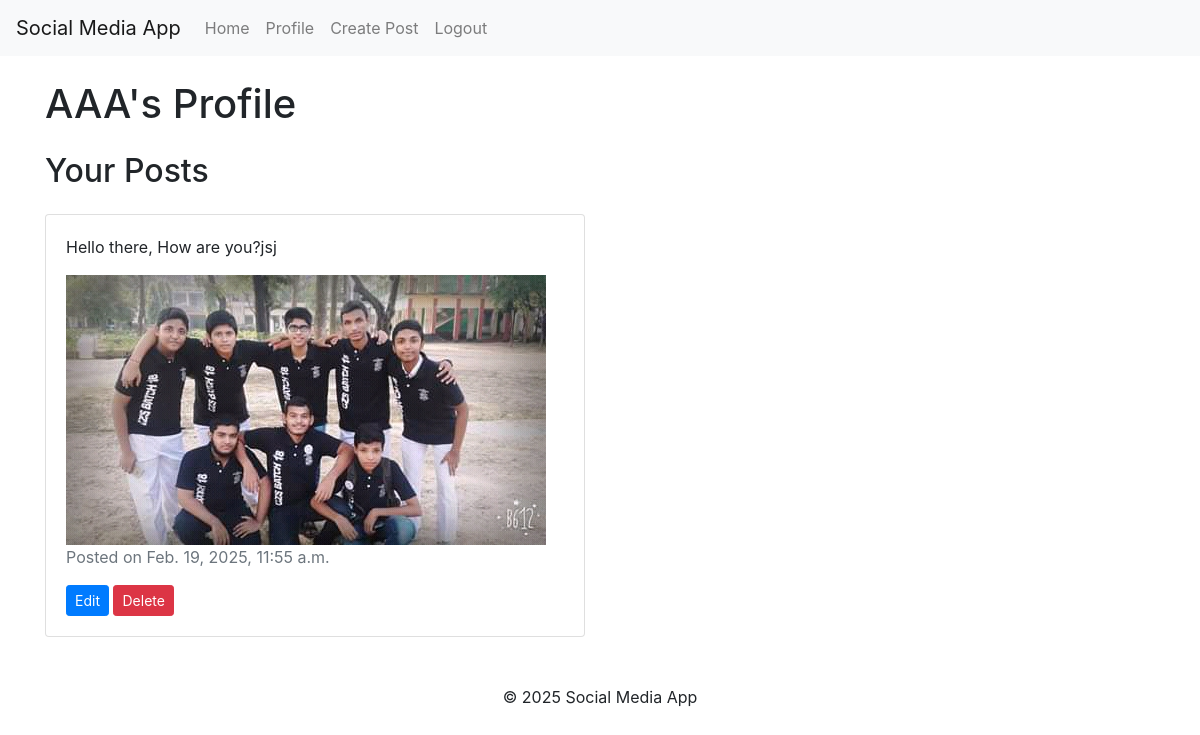
Page /profile/ (signed in) on the committed database.
### posts/models.py (models this page shows, shortened)
class Post(models.Model):
    author = models.ForeignKey(User, on_delete=models.CASCADE)
    content = models.TextField()
    image = models.ImageField(upload_to='posts/', blank=True, null=True)
    created_at = models.DateTimeField(auto_now_add=True)

### posts/views.py (the view)
# urls.py: path('profile/', views.user_profile, name='user_profile'),
@login_required
def user_profile(request):
    posts = Post.objects.filter(author=request.user).order_by('-created_at')
    return render(request, 'posts/user_profile.html', {'posts': posts})

### posts/templates/posts/user_profile.html
{% extends 'base.html' %}
{% block content %}
    <h1 class="my-4">{{ user.username }}'s Profile</h1>
    <h2 class="mb-4">Your Posts</h2>
    <div class="row">
        {% for post in posts %}
            <div class="col-md-6 mb-4">
                <div class="card">
                    <div class="card-body">
                        <p>{{ post.content }}</p>
                        {% if post.image %}
                            <img src="{{ post.image.url }}" class="img-fluid" alt="Post image">
                        {% endif %}
                        <p class="text-muted">Posted on {{ post.created_at }}</p>
                        <a href="{% url 'update_post' post.id %}" class="btn btn-primary btn-sm">Edit</a>
                        <a href="{% url 'delete_post' post.id %}" class="btn btn-danger btn-sm">Delete</a>
                    </div>
                </div>
            </div>
        {% endfor %}
    </div>
{% endblock %}

### rows in the picture
Post: content "Hello there, How are you?jsj", image (picture), created_at "Feb. 19, 2025, 11:55 a.m."

### other values in the picture
{{ user.username }} "AAA"
